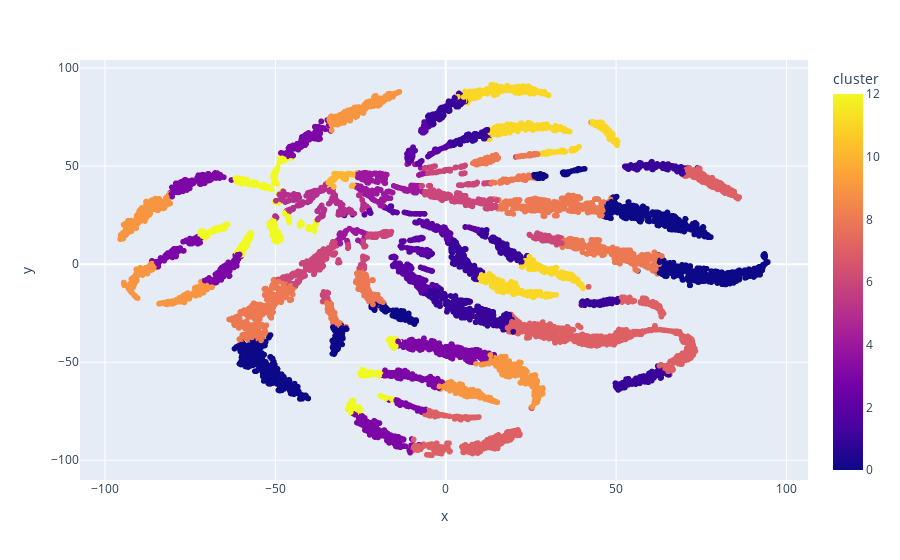

The cell this chart's notebook holds for it:
### Code cell
import plotly.express as px
fig = px.scatter(projection, x='x', y='y', color='cluster', hover_data=['x', 'y', 'keys'])
fig.show()

### Figure 1 — Plotly figure (JSON) as saved in the notebook; plotly's stock layout.template omitted (floating-point values rounded to 4 significant figures; data arrays with more than 128 entries replaced by an {"elided": "..."} marker saying what was removed)
{"data": [{"customdata": {"elided": "13542x1 null values"}, "hovertemplate": "x=%{x}<br>y=%{y}<br>keys=%{customdata[0]}<br>cluster=%{marker.color}<extra></extra>", "legendgroup": "", "marker": {"color": {"elided": "13542 int values"}, "coloraxis": "coloraxis", "symbol": "circle"}, "mode": "markers", "name": "", "showlegend": false, "type": "scattergl", "x": {"elided": "13542 float values"}, "xaxis": "x", "y": {"elided": "13542 float values"}, "yaxis": "y"}], "layout": {"coloraxis": {"colorbar": {"title": {"text": "cluster"}}, "colorscale": [[0, "#0d0887"], [0.1111, "#46039f"], [0.2222, "#7201a8"], [0.3333, "#9c179e"], [0.4444, "#bd3786"], [0.5556, "#d8576b"], [0.6667, "#ed7953"], [0.7778, "#fb9f3a"], [0.8889, "#fdca26"], [1, "#f0f921"]]}, "legend": {"tracegroupgap": 0}, "margin": {"t": 60}, "xaxis": {"anchor": "y", "domain": [0, 1], "title": {"text": "x"}}, "yaxis": {"anchor": "x", "domain": [0, 1], "title": {"text": "y"}}}}
